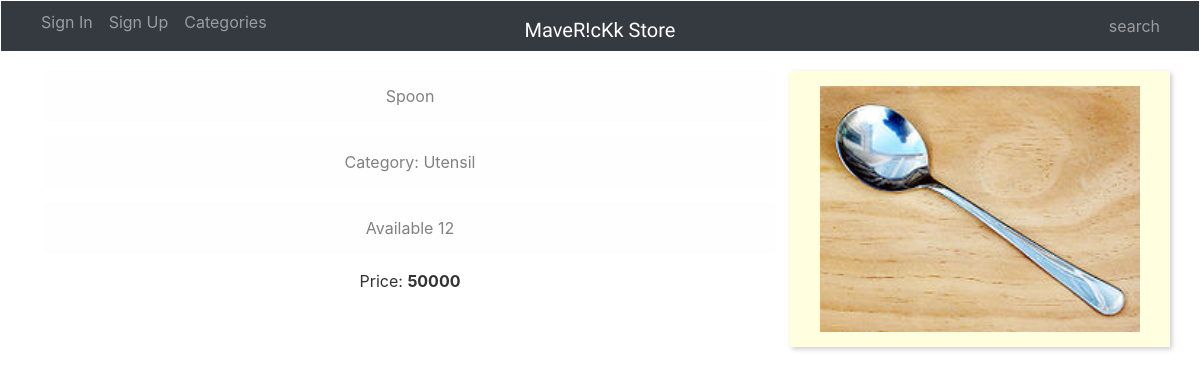
Page /shop/product-lists-detail/1/ on the committed database.
### Shopping/models.py (models this page shows, shortened)
class Product(models.Model):
    title = models.CharField(max_length=100, verbose_name=_('title'))
    price = models.IntegerField(verbose_name=_('price'))
    sold_price = models.IntegerField(default=0, verbose_name=_('sold price'))
    description = models.TextField(verbose_name=_('description'))
    pic = models.FileField(blank=True, verbose_name=_('picture'))
    cat = models.ForeignKey(Category, related_name='category', verbose_name=_('Category'))
    available = models.IntegerField(verbose_name=_('Available'))
    class Meta:
        verbose_name = _('Product')
        verbose_name_plural = _('Products')

class Category(models.Model):
    title = models.CharField(max_length=50, verbose_name=_('title of related category'))
    sold_price = models.IntegerField(default=0 , verbose_name=_('sold price'))
    class Meta:
        verbose_name = _('Category')
        verbose_name_plural = _('Categories')
    def __str__(self):
        return self.title

### Shopping/views.py (the view)
# urls.py: url(r'^product-lists-detail/(?P<pk>[0-9]+)/', views.ProductListDetail,name='productdetail', ),
def ProductListDetail(request, pk):
    product = get_object_or_404( Product,pk = pk)
    return render(request, 'shopping/productdetail.html', {'product':product})

### templates/shopping/productdetail.html (shortened to what this page needs)
{% extends 'shopping/base.html' %}
{% load staticfiles %}
{% block body %}
    <div class="container">
    <div class="row ">
        <div class="col-8">
            <p class="alert alert-light text-center col-md-12">{{ product.title }}</p>
            <p class="alert alert-light text-center col-md-12">{{ Category }}: {{ product.cat }}</p>
            <p class="alert alert-light text-center col-md-12">{{ available }} {{ product.available }}</p>
            <p class="text-center col-md-12">{{ price }}: <b>{{ product.price }}</b></p>
        </div>
        <div class="col-4  product-container">
            {% if product.pic %}
                <img class="col-md-12 " src="{{ product.pic.url }}">
            {% else %}
                <img class="col-md-12 " src="{% static 'Shopping/red_apple.jpg' %}">
            {% endif %}
        </div>
    </div>
{% endblock %}

### Shopping/static/Shopping/style.css (style rules this page uses)
body { color: #333; }
.product-container { padding: 15px; background: #ffffe0; box-shadow: #ccc 2px 2px 5px; }

### rows in the picture
Product: title "Spoon", cat "Utensil", available "12", price "50000", pic (picture)

### other values in the picture
{{ SignIn }} "Sign In"
{{ SignUp }} "Sign Up"
{{ Categories }} "Categories"
{{ search }} "search"
{{ Category }} "Category"
{{ available }} "Available"
{{ price }} "Price"
